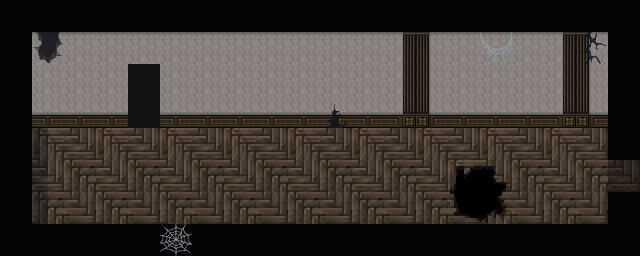

A 2D game scene composited from a Tiled map and its tileset images. What follows is a short description and the map's XML, with every tile layer's data as written:
An orthogonal 20x8 tile map with 32x32 px tiles, 7 tile layers (壁周り, 床, 判定ありオブジェクト, 壁1, ...), 7 tilesets.

<map version="1.10" tiledversion="1.11.2" orientation="orthogonal" renderorder="right-down" width="20" height="8" tilewidth="32" tileheight="32" infinite="0" nextlayerid="8" nextobjectid="1">
 <tileset firstgid="1" source="black.tsx" />
 <tileset firstgid="2" source="mU8QYpo.tsx" />
 <tileset firstgid="514" source="Wall01-01.tsx" />
 <tileset firstgid="526" source="ModernI-A501.tsx" />
 <tileset firstgid="654" source="Inside-Town-E.tsx" />
 <tileset firstgid="910" source="Bridge1-F.tsx" />
 <tileset firstgid="1166" source="Inside-Town-D.tsx" />
 <layer id="1" name="壁周り" width="20" height="8" locked="1">
  <data encoding="csv">
1,1,1,1,1,1,1,1,1,1,1,1,1,1,1,1,1,1,1,1,
1,0,0,0,0,0,0,0,0,0,0,0,0,0,0,0,0,0,0,1,
1,0,0,0,0,0,0,0,0,0,0,0,0,0,0,0,0,0,0,1,
1,0,0,0,0,0,0,0,0,0,0,0,0,0,0,0,0,0,0,1,
1,0,0,0,0,0,0,0,0,0,0,0,0,0,0,0,0,0,0,1,
1,0,0,0,0,0,0,0,0,0,0,0,0,0,0,0,0,0,0,0,
1,0,0,0,0,0,0,0,0,0,0,0,0,0,0,0,0,0,0,1,
1,1,1,1,1,1,1,1,1,1,1,1,1,1,1,1,1,1,1,1
</data>
 </layer>
 <layer id="2" name="床" width="20" height="8" locked="1">
  <data encoding="csv">
0,0,0,0,0,0,0,0,0,0,0,0,0,0,0,0,0,0,0,0,
0,0,0,0,0,0,0,0,0,0,0,0,0,0,0,0,0,0,0,0,
0,0,0,0,0,0,0,0,0,0,0,0,0,0,0,0,0,0,0,0,
0,0,0,0,0,0,0,0,0,0,0,0,0,0,0,0,0,0,0,0,
0,68,69,68,69,68,69,68,69,68,69,68,69,68,69,68,69,68,69,0,
0,69,85,69,85,69,85,69,85,69,85,69,85,69,85,69,85,69,85,69,
0,85,84,85,84,85,84,85,84,85,84,85,84,85,84,85,84,85,84,0,
0,0,0,0,0,0,0,0,0,0,0,0,0,0,0,0,0,0,0,0
</data>
 </layer>
 <layer id="5" name="判定ありオブジェクト" width="20" height="8" locked="1">
  <data encoding="csv">
0,0,0,0,0,0,0,0,0,0,0,0,0,0,0,0,0,0,0,0,
0,0,0,0,0,0,0,0,0,0,0,0,0,0,0,0,0,0,0,0,
0,0,0,0,0,0,0,0,0,0,0,0,0,0,0,0,0,0,0,0,
0,0,0,0,0,0,0,0,0,0,0,0,0,0,0,0,0,0,0,0,
0,0,0,0,0,0,0,0,0,0,0,0,0,0,0,0,0,0,0,0,
0,0,0,0,0,0,0,0,0,0,0,0,0,0,356,357,0,0,0,0,
0,0,0,0,0,0,0,0,0,0,0,0,0,0,372,373,0,0,0,0,
0,0,0,0,0,0,0,0,0,0,0,0,0,0,0,0,0,0,0,0
</data>
 </layer>
 <layer id="3" name="壁1" width="20" height="8" locked="1">
  <data encoding="csv">
0,0,0,0,0,0,0,0,0,0,0,0,0,0,0,0,0,0,0,0,
0,518,518,518,518,518,518,518,518,518,518,518,516,514,518,518,518,516,514,0,
0,519,519,519,642,519,519,519,519,519,519,519,517,515,519,519,519,517,515,0,
0,522,522,522,642,522,522,522,522,522,522,522,520,521,522,522,522,520,521,0,
0,0,0,0,0,0,0,0,0,0,0,0,0,0,0,0,0,0,0,0,
0,0,0,0,0,0,0,0,0,0,0,0,0,0,0,0,0,0,0,0,
0,0,0,0,0,0,0,0,0,0,0,0,0,0,0,0,0,0,0,0,
0,0,0,0,0,0,0,0,0,0,0,0,0,0,0,0,0,0,0,0
</data>
 </layer>
 <layer id="6" name="オブジェクト" width="20" height="8" locked="1">
  <data encoding="csv">
0,0,0,0,0,0,0,0,0,0,0,0,0,0,0,0,0,0,0,0,
0,900,0,0,0,0,0,0,0,0,0,0,0,0,0,1171,0,0,898,0,
0,0,0,0,0,0,0,0,0,0,0,0,0,0,0,0,0,0,0,0,
0,0,0,0,0,0,0,0,0,0,883,0,0,0,0,0,0,0,0,0,
0,0,0,0,0,0,0,0,0,0,0,0,0,0,0,0,0,0,0,0,
0,0,0,0,0,0,0,0,0,0,0,0,0,0,0,0,0,0,0,0,
0,0,0,0,0,0,0,0,0,0,0,0,0,0,0,0,0,0,0,0,
0,0,0,0,0,1170,0,0,0,0,0,0,0,0,0,0,0,0,0,0
</data>
 </layer>
 <layer id="7" name="影2" width="20" height="8" locked="1">
  <data encoding="csv">
0,0,0,0,0,0,0,0,0,0,0,0,0,0,0,0,0,0,0,0,
0,0,0,0,0,0,0,0,0,0,0,0,0,0,0,0,0,0,0,0,
0,0,0,0,0,0,0,0,0,0,0,0,0,0,0,0,0,0,0,0,
0,0,0,0,0,0,0,0,0,0,0,0,0,0,0,0,0,0,0,0,
0,931,0,0,0,0,0,0,0,0,0,0,0,0,0,0,0,0,0,0,
1008,931,0,0,0,0,0,0,0,0,0,0,0,0,0,0,0,0,0,1008,
0,931,0,0,0,0,0,0,0,0,0,0,0,0,0,0,0,0,0,0,
0,0,0,0,0,0,0,0,0,0,0,0,0,0,0,0,0,0,0,0
</data>
 </layer>
 <layer id="4" name="影1" width="20" height="8" locked="1" opacity="0.23">
  <data encoding="csv">
642,642,642,642,642,642,642,642,642,642,642,642,642,642,642,642,642,642,642,642,
642,642,642,642,642,642,642,642,642,642,642,642,642,642,642,642,642,642,642,642,
642,642,642,642,642,642,642,642,642,642,642,642,642,642,642,642,642,642,642,642,
642,642,642,642,642,642,642,642,642,642,642,642,642,642,642,642,642,642,642,642,
642,0,0,0,0,0,0,0,0,0,0,0,0,0,0,0,0,0,0,642,
642,0,0,0,0,0,0,0,0,0,0,0,0,0,0,0,0,0,0,642,
642,0,0,0,0,0,0,0,0,0,0,0,0,0,0,0,0,0,0,642,
642,642,642,642,642,642,642,642,642,642,642,642,642,642,642,642,642,642,642,642
</data>
 </layer>
</map>
